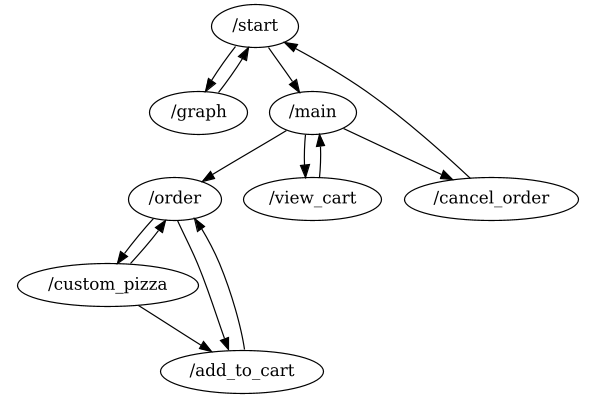

Write Python code to recreate this figure.
import os
from dotenv import load_dotenv

from pysyun.conversation.flow.telegram_bot import TelegramBot

load_dotenv()


class PizzaBot(TelegramBot):

    def build_state_machine(self, builder):
        main_menu_transition = self.build_menu_response_transition(
            "Welcome to PizzaBot! How can I help you today?",
            [["Order Pizza", "View Cart"], ["Cancel Order"]])

        order_pizza_transition = self.build_menu_response_transition(
            "What kind of pizza would you like?",
            [["Pepperoni", "Cheese"], ["Veggie", "Meat Lovers"], ["Custom Pizza"]])

        custom_pizza_transition = self.build_message_response_transition(
            "Please type out your custom pizza order.")

        add_to_cart_transition = self.build_message_response_transition(
            "Got it! Adding that pizza to your cart.")

        view_cart_transition = self.build_message_response_transition(
            "Here's what's in your cart so far: ...")

        cancel_order_transition = self.build_message_response_transition(
            "Your order has been cancelled. Have a nice day!")

        return builder \
            .edge(
                "/start",
                "/graph",
                "/graph",
                on_transition=self.build_graphviz_response_transition()) \
            .edge("/graph", "/start", "/start", on_transition=main_menu_transition) \
            .edge("/start", "/main", "/start", on_transition=main_menu_transition) \
            .edge("/main", "/order", "Order Pizza", on_transition=order_pizza_transition) \
            .edge("/order", "/custom_pizza", "Custom Pizza", on_transition=custom_pizza_transition) \
            .edge("/custom_pizza", "/add_to_cart", "Add to Cart", on_transition=add_to_cart_transition) \
            .edge("/order", "/add_to_cart", ".*", on_transition=add_to_cart_transition) \
            .edge("/main", "/view_cart", "View Cart", on_transition=view_cart_transition) \
            .edge("/main", "/cancel_order", "Cancel Order", on_transition=cancel_order_transition) \
            .edge("/custom_pizza", "/order", "Back", on_transition=order_pizza_transition) \
            .edge("/add_to_cart", "/order", "Back", on_transition=order_pizza_transition) \
            .edge("/view_cart", "/main", "Back", on_transition=main_menu_transition) \
            .edge("/cancel_order", "/start", "Back to Start", on_transition=main_menu_transition)

    def build_menu_response_transition(self, title, menu_items):
        menu = self.build_menu(menu_items)

        async def transition(action):
            await action["context"].bot.send_message(chat_id=action["update"].effective_chat.id,
                                                     text=title,
                                                     reply_markup=menu)

        return transition

    @staticmethod
    def build_message_response_transition(message):
        async def transition(action):
            await action["context"].bot.send_message(chat_id=action["update"].effective_chat.id,
                                                     text=message)

        return transition

    def build_menu(self, menu_items):
        buttons = [[self.build_button(item) for item in row] for row in menu_items]
        return {"keyboard": buttons, "resize_keyboard": True}

    @staticmethod
    def build_button(label):
        return {"text": label}


PizzaBot(os.getenv('TELEGRAM_BOT_TOKEN')).run()
